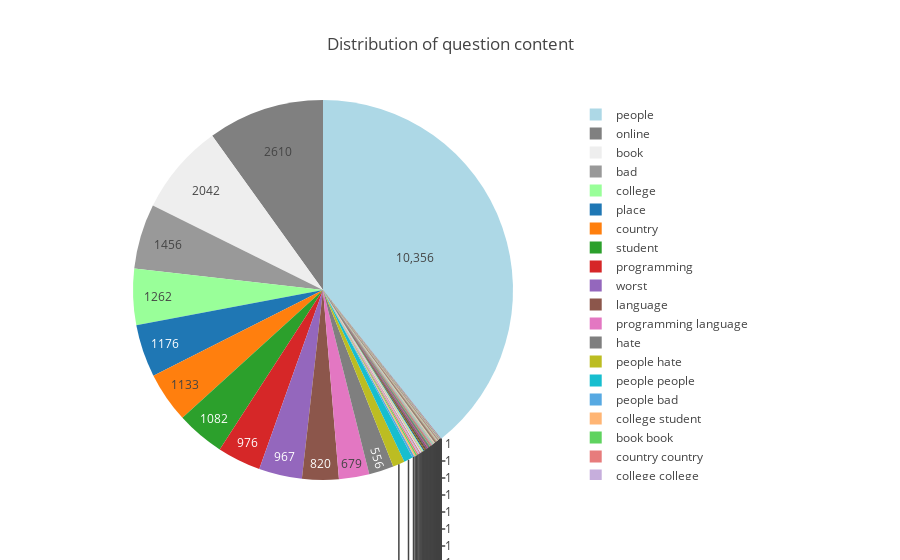

Notebook code cell kept with this figure:
### Code cell
from plotly.plotly import iplot

labels = list(df['question1_category'].value_counts().index)[1:]
values = list(df['question1_category'].value_counts().values)[1:]
colors = ['lightblue','gray','#eee','#999', '#9f9f']
trace = go.Pie(labels=labels, values=values, hoverinfo='label+percent', 
               textinfo='value', name='headline counts of different questions',
               marker=dict(colors=colors))
layout = dict(title = 'Distribution of question content',
              xaxis= dict(title= 'World Rank',ticklen= 5,zeroline= False)
             )
fig = dict(data = [trace], layout = layout)
py.iplot(fig)

### Figure 1 — Plotly figure (JSON) as saved in the notebook; plotly's stock layout.template omitted (floating-point values rounded to 4 significant figures; data arrays with more than 128 entries replaced by an {"elided": "..."} marker saying what was removed)
{"data": [{"hoverinfo": "label+percent", "labels": {"elided": "153 str values"}, "marker": {"colors": ["lightblue", "gray", "#eee", "#999", "#9f9f"]}, "name": "headline counts of different questions", "textinfo": "value", "type": "pie", "uid": "e3851241-aa88-41d2-849b-cc7966cfbbc2", "values": {"elided": "153 int values"}}], "layout": {"title": {"text": "Distribution of question content"}, "xaxis": {"ticklen": 5, "title": {"text": "World Rank"}, "zeroline": false}}}
